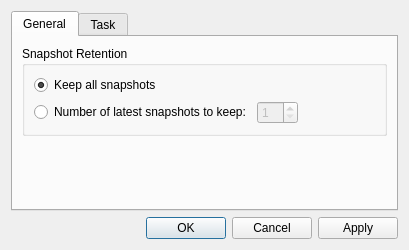
<?xml version="1.0" encoding="UTF-8"?>
<ui version="4.0" connectslotsbyname="false">
 <class>OptionsDialog</class>
 <widget class="QDialog" name="OptionsDialog">
  <property name="geometry">
   <rect>
    <x>0</x>
    <y>0</y>
    <width>409</width>
    <height>250</height>
   </rect>
  </property>
  <property name="sizePolicy">
   <sizepolicy hsizetype="Expanding" vsizetype="Minimum">
    <horstretch>0</horstretch>
    <verstretch>0</verstretch>
   </sizepolicy>
  </property>
  <property name="windowTitle">
   <string>Options</string>
  </property>
  <property name="modal">
   <bool>true</bool>
  </property>
  <layout class="QVBoxLayout" name="options_layout">
   <item>
    <widget class="QTabWidget" name="tab_widget">
     <property name="sizePolicy">
      <sizepolicy hsizetype="Expanding" vsizetype="Minimum">
       <horstretch>0</horstretch>
       <verstretch>0</verstretch>
      </sizepolicy>
     </property>
     <property name="currentIndex">
      <number>0</number>
     </property>
     <widget class="QWidget" name="general_tab">
      <attribute name="title">
       <string>General</string>
      </attribute>
      <layout class="QVBoxLayout" name="general_layout">
       <item>
        <widget class="QGroupBox" name="retention_policy_group">
         <property name="title">
          <string>Snapshot Retention</string>
         </property>
         <layout class="QVBoxLayout" name="retention_policy_layout">
          <item>
           <widget class="QRadioButton" name="keep_all_radio">
            <property name="text">
             <string>Keep all snapshots</string>
            </property>
            <property name="checked">
             <bool>true</bool>
            </property>
            <attribute name="buttonGroup">
             <string notr="true">retention_policy_button_group</string>
            </attribute>
           </widget>
          </item>
          <item>
           <layout class="QHBoxLayout" name="keep_latest_layout">
            <item>
             <widget class="QRadioButton" name="keep_latest_radio">
              <property name="text">
               <string>Number of latest snapshots to keep:</string>
              </property>
              <attribute name="buttonGroup">
               <string notr="true">retention_policy_button_group</string>
              </attribute>
             </widget>
            </item>
            <item>
             <widget class="QSpinBox" name="keep_latest_spin">
              <property name="enabled">
               <bool>false</bool>
              </property>
              <property name="minimum">
               <number>1</number>
              </property>
             </widget>
            </item>
            <item>
             <spacer name="keep_latest_spacer">
              <property name="orientation">
               <enum>Qt::Orientation::Horizontal</enum>
              </property>
              <property name="sizeHint" stdset="0">
               <size>
                <width>0</width>
                <height>20</height>
               </size>
              </property>
             </spacer>
            </item>
           </layout>
          </item>
         </layout>
        </widget>
       </item>
       <item>
        <spacer name="general_spacer">
         <property name="orientation">
          <enum>Qt::Orientation::Vertical</enum>
         </property>
         <property name="sizeHint" stdset="0">
          <size>
           <width>0</width>
           <height>0</height>
          </size>
         </property>
        </spacer>
       </item>
      </layout>
     </widget>
     <widget class="QWidget" name="task_tab">
      <attribute name="title">
       <string>Task</string>
      </attribute>
      <layout class="QVBoxLayout" name="task_layout">
       <item>
        <widget class="QGroupBox" name="archive_naming_group">
         <property name="title">
          <string>Archive Naming Suffix</string>
         </property>
         <layout class="QVBoxLayout" name="archive_naming_layout">
          <item>
           <widget class="QRadioButton" name="add_date_radio">
            <property name="text">
             <string>Add the current date</string>
            </property>
            <property name="checked">
             <bool>true</bool>
            </property>
            <attribute name="buttonGroup">
             <string notr="true">archive_naming_button_group</string>
            </attribute>
           </widget>
          </item>
          <item>
           <widget class="QRadioButton" name="add_version_radio">
            <property name="text">
             <string>Add version number</string>
            </property>
            <attribute name="buttonGroup">
             <string notr="true">archive_naming_button_group</string>
            </attribute>
           </widget>
          </item>
          <item>
           <widget class="QRadioButton" name="no_suffix_radio">
            <property name="text">
             <string>Add nothing</string>
            </property>
            <attribute name="buttonGroup">
             <string notr="true">archive_naming_button_group</string>
            </attribute>
           </widget>
          </item>
         </layout>
        </widget>
       </item>
       <item>
        <spacer name="task_vertical_spacer">
         <property name="orientation">
          <enum>Qt::Orientation::Vertical</enum>
         </property>
         <property name="sizeHint" stdset="0">
          <size>
           <width>0</width>
           <height>0</height>
          </size>
         </property>
        </spacer>
       </item>
      </layout>
     </widget>
    </widget>
   </item>
   <item>
    <widget class="QDialogButtonBox" name="options_button_box">
     <property name="orientation">
      <enum>Qt::Orientation::Horizontal</enum>
     </property>
     <property name="standardButtons">
      <set>QDialogButtonBox::StandardButton::Apply|QDialogButtonBox::StandardButton::Cancel|QDialogButtonBox::StandardButton::Ok</set>
     </property>
    </widget>
   </item>
  </layout>
 </widget>
 <resources/>
 <connections/>
 <slots>
  <slot>apply()</slot>
 </slots>
 <buttongroups>
  <buttongroup name="archive_naming_button_group"/>
  <buttongroup name="retention_policy_button_group"/>
 </buttongroups>
</ui>
